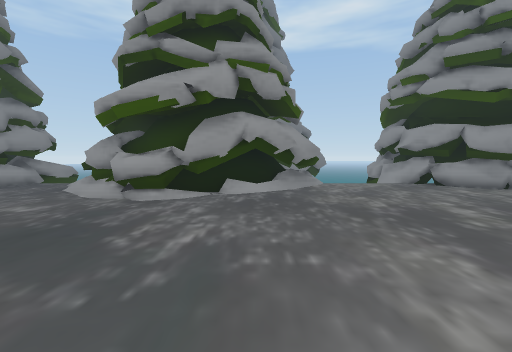
view 1 (above)

13 first-person views from a walk through a 3-D level made in the Unity game engine. The camera is 1.4 m above the floor, tilts 4° down and sees 90° across. The floor is counted in squares, 2 m on a side. Each view is taken from the middle of a square. On the plan, view 1 faces up. The plan holds only what a view shows up to about 9 squares ahead; the rest is blank. The place goes on beyond the plan. The player is left out. Some animated figures are not drawn. Some surface patterns are stand-ins.

view 2
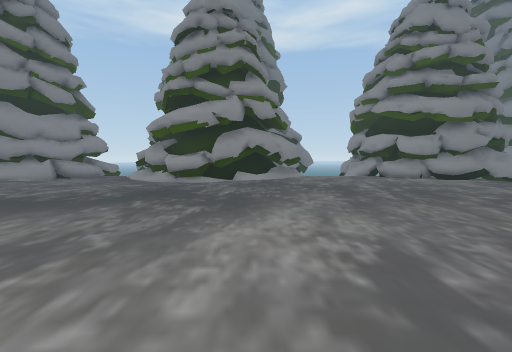

view 3
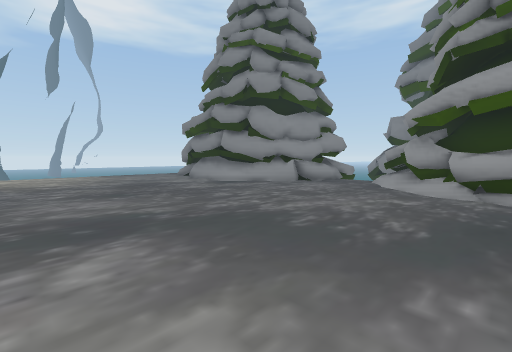

view 4
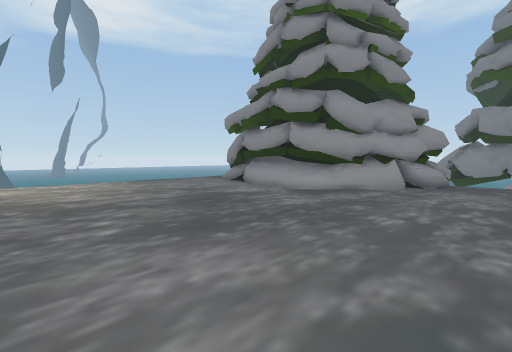

view 5
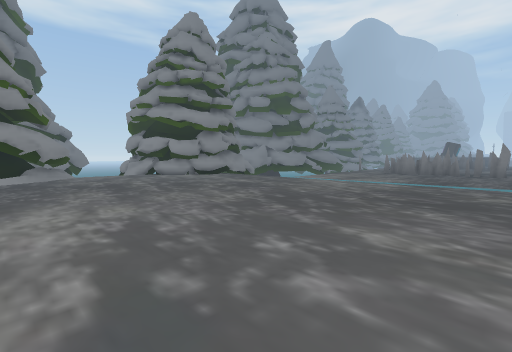

view 6
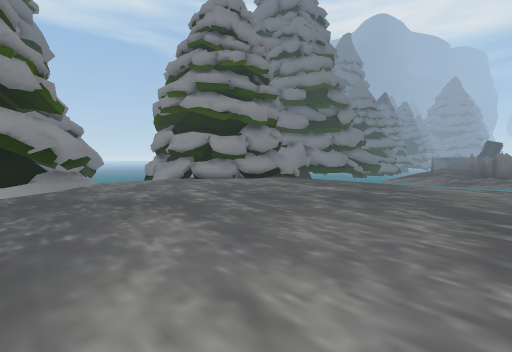

view 7
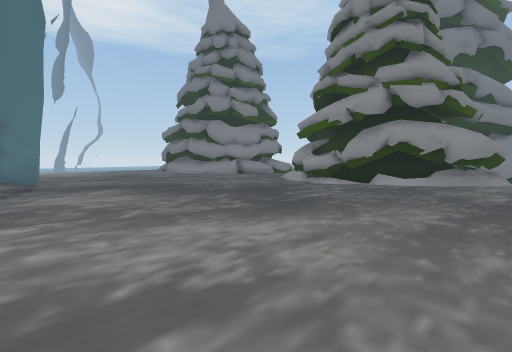

view 8
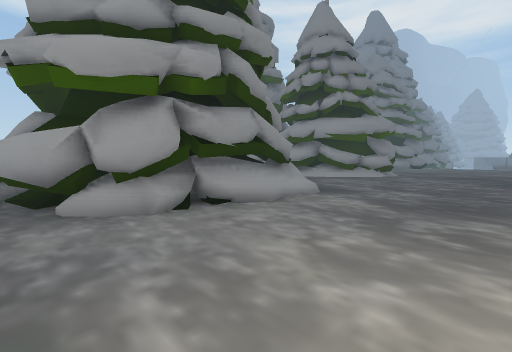

view 9
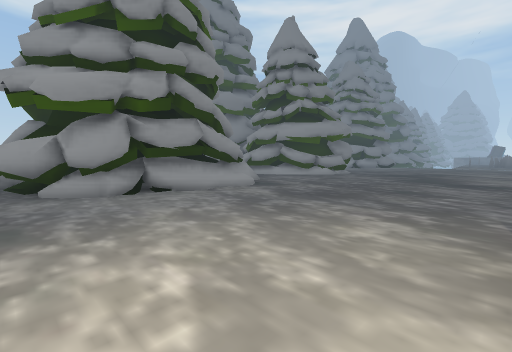

view 10
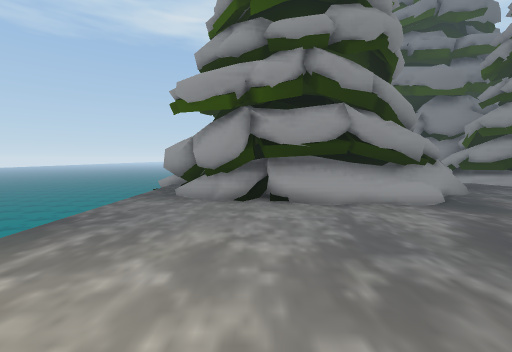

view 11
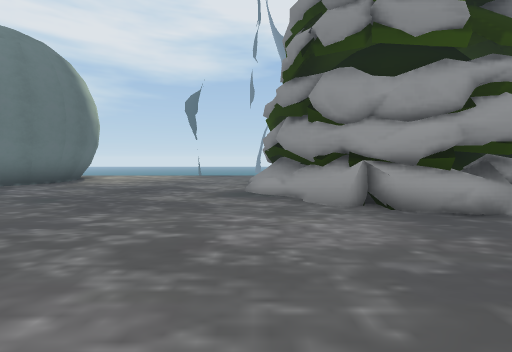

view 12
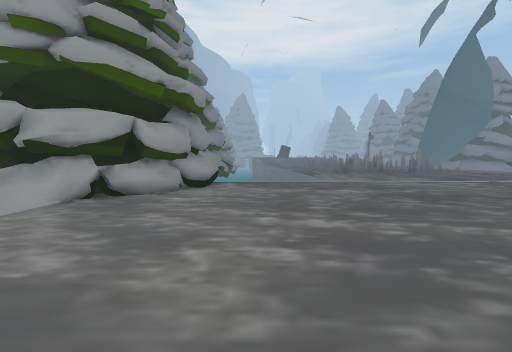

view 13
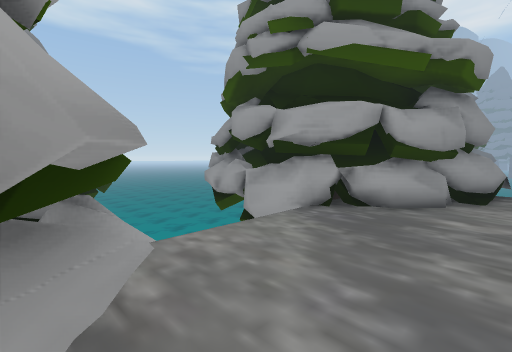

### Floor plan
Key: @ floor where view 1 was taken; # wall or solid block; x gap in a wall; . floor; / step, stairs or slope; = window, fence, low wall or low ledge; ^ raised ledge.
Columns run from 13 left of view 1 to 8 right of it. Each row starts with its distance up from view 1.
  8       ####    ####
  7       ##.##  ##. ###
  6 ###  ##..#^####...=###
  5 .######...^^##......##
  4 ..#=//...............
  3 .....................
  2 .....................
  1 .....................
  0 .............@.......
 -1 .....................
 -2  ####x#=  ...........
 -3              ........
 -4              ........

Positions as (right, up) in squares from view 1, and headings:
1: (0, 0), facing up
2: (0, -3), facing up
3: (-2, -1), facing up-left
4: (-5, -1), facing up-left
5: (0, -4), facing up-right
6: (0, -1), facing up-right
7: (2, -2), facing up-left
8: (-13, 1), facing up-right
9: (-13, -1), facing up-right
10: (-11, 0), facing up
11: (-3, 4), facing left
12: (0, 4), facing right
13: (1, 5), facing up-right
